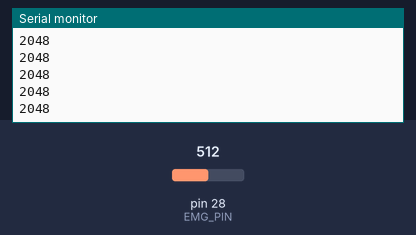
This sketch was run on a simulated Teensy 4. Shown: the last lines printed to the serial monitor. The test bench sets the inputs (shaded band); at power-on: pin 28 (EMG_PIN) = 512 (analog values on the 0–1023 scale).

Above: at 1.2 s.
1.3 s: pin 28 (EMG_PIN) set to 716
At 1.31 s:
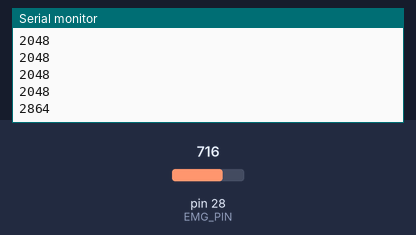
2.8 s: pin 28 (EMG_PIN) set to 900
At 2.81 s:
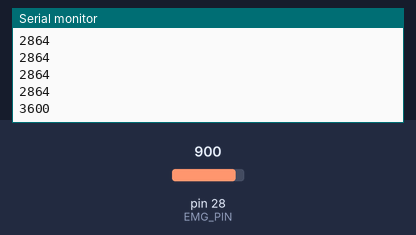
Timing chart, 0 to 5.8 s (numbered marks = the images above; inputs shaded):
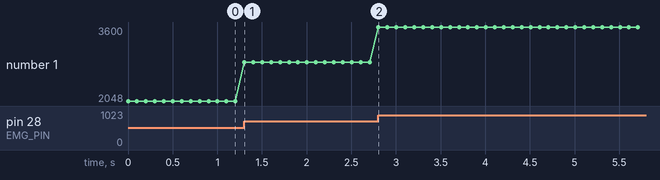

The sketch:

EMG_test_Teensy4.1.ino
```cpp
// blue electrode: active electrode
// red electrode: reference
// black electrode: ground
// red wire: power
// black wire: ground
// white wite: Raw EMG signal
// yellow ledning: Enveloped EMG signal

const int EMG_PIN = A14;  // yellow wire (filtered output)

void setup() {
  Serial.begin(115200);           // fast datatransfer
  analogReadResolution(12);       // 12-bit resolution (0–4095)
}

void loop() {
  int emgRawValue = analogRead(EMG_PIN);
  Serial.println(emgRawValue);
  delay(100);
}
```

Measured:
- after the input at 1.3 s, the serial monitor: prints a new line at once (image 1)
- after the input at 2.8 s, the serial monitor: prints a new line at once (image 2)
- plotted number 1: 2048 → 2864 after the input at 1.3 s, 2864 → 3600 after the input at 2.8 s
